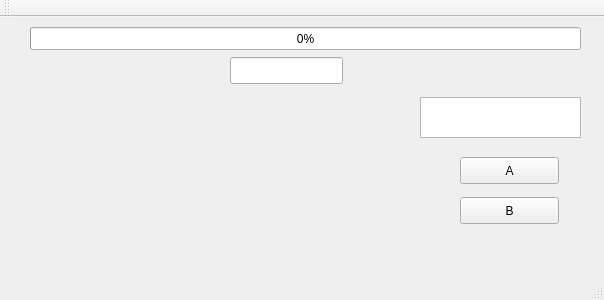
<?xml version="1.0" encoding="UTF-8"?>
<ui version="4.0">
 <class>MainWindow</class>
 <widget class="QMainWindow" name="MainWindow">
  <property name="geometry">
   <rect>
    <x>0</x>
    <y>0</y>
    <width>604</width>
    <height>300</height>
   </rect>
  </property>
  <property name="windowTitle">
   <string>MainWindow</string>
  </property>
  <property name="windowOpacity">
   <double>0.000000000000000</double>
  </property>
  <property name="toolTip">
   <string notr="true"/>
  </property>
  <property name="statusTip">
   <string notr="true"/>
  </property>
  <property name="animated">
   <bool>true</bool>
  </property>
  <property name="documentMode">
   <bool>false</bool>
  </property>
  <property name="tabShape">
   <enum>QTabWidget::Rounded</enum>
  </property>
  <property name="dockNestingEnabled">
   <bool>true</bool>
  </property>
  <property name="unifiedTitleAndToolBarOnMac">
   <bool>false</bool>
  </property>
  <widget class="QWidget" name="centralWidget">
   <widget class="QPushButton" name="right_button">
    <property name="geometry">
     <rect>
      <x>300</x>
      <y>120</y>
      <width>61</width>
      <height>61</height>
     </rect>
    </property>
    <property name="acceptDrops">
     <bool>true</bool>
    </property>
    <property name="text">
     <string/>
    </property>
    <property name="icon">
     <iconset>
      <normaloff>../button/next (2).png</normaloff>../button/next (2).png</iconset>
    </property>
    <property name="iconSize">
     <size>
      <width>64</width>
      <height>64</height>
     </size>
    </property>
    <property name="checkable">
     <bool>false</bool>
    </property>
    <property name="checked">
     <bool>false</bool>
    </property>
    <property name="autoRepeat">
     <bool>false</bool>
    </property>
    <property name="autoExclusive">
     <bool>false</bool>
    </property>
    <property name="autoDefault">
     <bool>false</bool>
    </property>
    <property name="default">
     <bool>false</bool>
    </property>
    <property name="flat">
     <bool>true</bool>
    </property>
   </widget>
   <widget class="QPushButton" name="Left_button">
    <property name="geometry">
     <rect>
      <x>220</x>
      <y>120</y>
      <width>61</width>
      <height>61</height>
     </rect>
    </property>
    <property name="acceptDrops">
     <bool>true</bool>
    </property>
    <property name="text">
     <string/>
    </property>
    <property name="icon">
     <iconset>
      <normaloff>../button/next (6).png</normaloff>../button/next (6).png</iconset>
    </property>
    <property name="iconSize">
     <size>
      <width>64</width>
      <height>64</height>
     </size>
    </property>
    <property name="checkable">
     <bool>false</bool>
    </property>
    <property name="checked">
     <bool>false</bool>
    </property>
    <property name="autoRepeat">
     <bool>false</bool>
    </property>
    <property name="autoExclusive">
     <bool>false</bool>
    </property>
    <property name="autoDefault">
     <bool>false</bool>
    </property>
    <property name="default">
     <bool>false</bool>
    </property>
    <property name="flat">
     <bool>true</bool>
    </property>
   </widget>
   <widget class="QPushButton" name="Acc_button">
    <property name="geometry">
     <rect>
      <x>260</x>
      <y>80</y>
      <width>61</width>
      <height>61</height>
     </rect>
    </property>
    <property name="acceptDrops">
     <bool>true</bool>
    </property>
    <property name="text">
     <string/>
    </property>
    <property name="icon">
     <iconset>
      <normaloff>../button/next (3).png</normaloff>../button/next (3).png</iconset>
    </property>
    <property name="iconSize">
     <size>
      <width>64</width>
      <height>64</height>
     </size>
    </property>
    <property name="checkable">
     <bool>false</bool>
    </property>
    <property name="checked">
     <bool>false</bool>
    </property>
    <property name="autoRepeat">
     <bool>false</bool>
    </property>
    <property name="autoExclusive">
     <bool>false</bool>
    </property>
    <property name="autoDefault">
     <bool>false</bool>
    </property>
    <property name="default">
     <bool>false</bool>
    </property>
    <property name="flat">
     <bool>true</bool>
    </property>
   </widget>
   <widget class="QPushButton" name="break_button">
    <property name="geometry">
     <rect>
      <x>260</x>
      <y>160</y>
      <width>61</width>
      <height>61</height>
     </rect>
    </property>
    <property name="acceptDrops">
     <bool>true</bool>
    </property>
    <property name="text">
     <string/>
    </property>
    <property name="icon">
     <iconset>
      <normaloff>../button/next (4).png</normaloff>../button/next (4).png</iconset>
    </property>
    <property name="iconSize">
     <size>
      <width>64</width>
      <height>64</height>
     </size>
    </property>
    <property name="checkable">
     <bool>false</bool>
    </property>
    <property name="checked">
     <bool>false</bool>
    </property>
    <property name="autoRepeat">
     <bool>false</bool>
    </property>
    <property name="autoExclusive">
     <bool>false</bool>
    </property>
    <property name="autoDefault">
     <bool>false</bool>
    </property>
    <property name="default">
     <bool>false</bool>
    </property>
    <property name="flat">
     <bool>true</bool>
    </property>
   </widget>
   <widget class="QProgressBar" name="progressBar">
    <property name="geometry">
     <rect>
      <x>30</x>
      <y>10</y>
      <width>551</width>
      <height>23</height>
     </rect>
    </property>
    <property name="value">
     <number>0</number>
    </property>
   </widget>
   <widget class="QPushButton" name="button_A">
    <property name="geometry">
     <rect>
      <x>460</x>
      <y>140</y>
      <width>99</width>
      <height>27</height>
     </rect>
    </property>
    <property name="text">
     <string>A</string>
    </property>
   </widget>
   <widget class="QPushButton" name="pushButton_6">
    <property name="geometry">
     <rect>
      <x>460</x>
      <y>180</y>
      <width>99</width>
      <height>27</height>
     </rect>
    </property>
    <property name="text">
     <string>B</string>
    </property>
   </widget>
   <widget class="QLineEdit" name="lineEdit">
    <property name="geometry">
     <rect>
      <x>230</x>
      <y>40</y>
      <width>113</width>
      <height>27</height>
     </rect>
    </property>
   </widget>
   <widget class="QGraphicsView" name="graphicsView">
    <property name="geometry">
     <rect>
      <x>420</x>
      <y>80</y>
      <width>161</width>
      <height>41</height>
     </rect>
    </property>
    <property name="autoFillBackground">
     <bool>false</bool>
    </property>
    <property name="frameShape">
     <enum>QFrame::StyledPanel</enum>
    </property>
    <property name="frameShadow">
     <enum>QFrame::Sunken</enum>
    </property>
    <property name="backgroundBrush">
     <brush brushstyle="NoBrush">
      <color alpha="0">
       <red>0</red>
       <green>0</green>
       <blue>0</blue>
      </color>
     </brush>
    </property>
   </widget>
  </widget>
  <widget class="QMenuBar" name="menuBar">
   <property name="geometry">
    <rect>
     <x>0</x>
     <y>0</y>
     <width>604</width>
     <height>25</height>
    </rect>
   </property>
  </widget>
  <widget class="QToolBar" name="mainToolBar">
   <attribute name="toolBarArea">
    <enum>TopToolBarArea</enum>
   </attribute>
   <attribute name="toolBarBreak">
    <bool>false</bool>
   </attribute>
  </widget>
  <widget class="QStatusBar" name="statusBar"/>
 </widget>
 <layoutdefault spacing="6" margin="11"/>
 <resources/>
 <connections/>
</ui>
